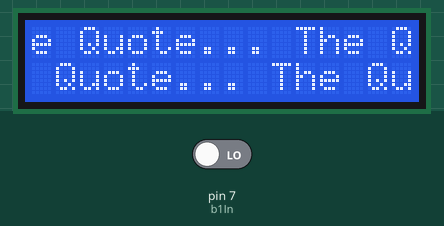
This sketch was run on a simulated Arduino Uno, built with avr-gcc and run on an emulated ATmega328P. Shown: 16×2 character LCD. The test bench sets the inputs (shaded band); at power-on: pin 7 (b1In) LOW.

Above: at 1.2 s.
1.3 s: pin 7 (b1In) driven HIGH
At 2.8 s:
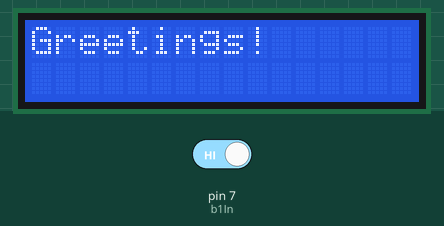
At 3.9 s:
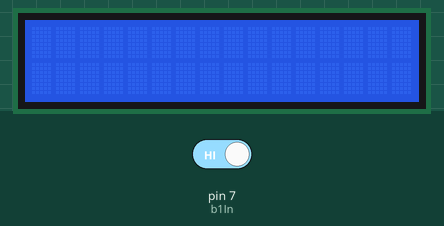
Timing chart, 0 to 5.4 s (numbered marks = the images above; inputs shaded):
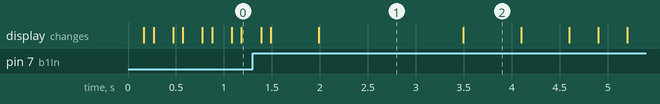

The sketch:

Random_Quotes2.5_FINAL.ino
```cpp
#include <LiquidCrystal.h>
LiquidCrystal lcd1(12,11,5,4,3,2);

int b1In = 7;
int b1State;
int scrollSpeed = 300;

int x=0;
//no more than 40 characters
String message[] = {"____", "Greetings!", "Hello there...         General Kenobi! ", "Check out The Eric Andre Show on Hulu!", "What in tarnation!", "Sorry...", "Yes, no, maybe...   I don't know...",
                    "What do YOU want? Leave me alone!", "I'm a little robot, short and stout...", "Stop pushing my buttons!", "You coexist with Danny DeVito!", "What is this place?", "Hey! What are you looking at?",
                   "Good morning... what time is it?", "Subscribe to Pewdiepie.", "I don't understand this world.", "Gahhhhhhhhhhhh!", "Press F to pay respects", "Walking sounds fun.",
                    "Am I an allusion?", "Where should I go to college?", "Im in it to win it!", "I have no chance in winning...", "What's your problem?I was taking a nap!", "Computers are cool",
                    "Contrary to popular belief, I am God.","Huh?", "I can change cases like a hermit crab.", "Saturn is my favorite planet!", "WHO is Willard?", "I met a penguin once.", ": - 0", "Bill Nye the Science Guy!",
                    "Windows Troubleshooter is not helpful.", "Beep. Boop. Bleep." };


int messageSize = (sizeof(message))/6; //calculates amount of quotes in message[].... was in multibles of 6 for some reason

void setup() {
  // put your setup code here, to run once:

Serial.begin(9600);
lcd1.begin(16,2);  //16X2 LCD
pinMode(b1In, INPUT);

}

void loop() {
  // put your main code here, to run repeatedly:
b1State = digitalRead(b1In);
delay(100);

if(b1State == HIGH){
  x = x+1;  //moves onto the next quote

  if(x >= messageSize){
  x = 0;
  lcd1.clear();
  lcd1.print("The last Quote!");
  delay(1500);
}

  lcd1.clear();
  delay(500);   //sets up for new quote
  String quote = message[x];
  int quoteLength = quote.length();   //calculates the length of the new quote

  if(quoteLength<=16){      //if quote<=16 characters, quote printed onto top line
  lcd1.print(message[x]);
  delay(1500);              //time quote is displayed
  lcd1.clear();
  }

  else if(quoteLength>16){  //if the quote is larger than 16 characters  JUST HAVE THE TEXT MOVE!!

  char over16[quoteLength];   //new character array

  int moveQuoteLeft;
  int moveQuoteRight;
  int quoteLengthMinus = quoteLength-16;  //calculates the amount the text has to move so the whole quote can be seen
  int moveCount = 0;
  lcd1.clear();

while(moveCount<1){

  lcd1.print(message[x]);
  delay(500);

    for(moveQuoteLeft = 0; moveQuoteLeft<=quoteLengthMinus; moveQuoteLeft++){

      lcd1.scrollDisplayLeft();
      delay(scrollSpeed);
    }
  delay(500);
    for(moveQuoteRight = quoteLengthMinus; moveQuoteRight >= -1; moveQuoteRight--){

      lcd1.scrollDisplayRight();
      delay(50);
    }


  delay(50);
  lcd1.clear();
  //Serial.println(moveCount); for testing
  moveCount = moveCount+1;
}

}


}


else if(b1State == LOW){
  lcd1.print("The Quote... ");
}
}
```

Measured:
- after the input at 1.3 s, the display: first differs from a run without the input after 0.19 s (image 1 shows a later state)
- what the display in image 1 shows lasts 1.5 s, from 2.0 s to 3.5 s
- what the display in image 2 shows lasts 0.6 s, from 3.5 s to 4.1 s
